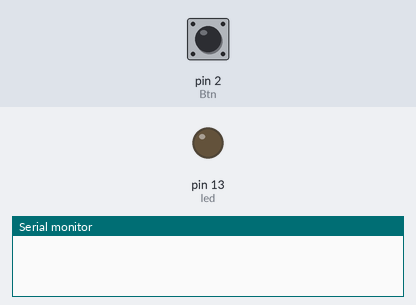
A sketch run on a simulated Arduino Uno, built with avr-gcc and run on an emulated ATmega328P. On the bench: output pins drawn as LEDs (lit = HIGH), the last lines printed to the serial monitor. The test bench sets the inputs (shaded band); at power-on: pin 2 (Btn) HIGH.

Above: at 1.2 s.
1.3 s: pin 2 (Btn) pulled LOW for 0.15 s
At 2.4 s:
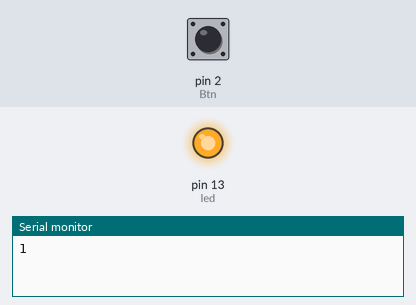
2.9 s: pin 2 (Btn) pulled LOW for 1 s
At 3.6 s:
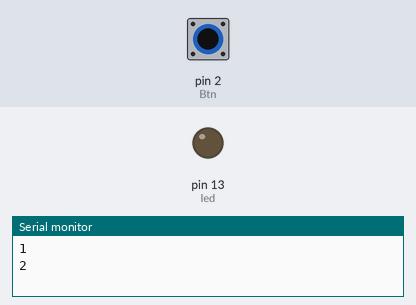
5.4 s: pin 2 (Btn) pulled LOW for 3.2 s
At 6.7 s:
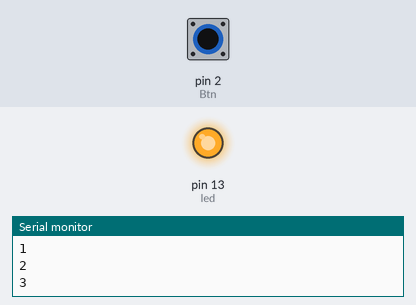
Timing chart, 0 to 8.4 s (numbered marks = the images above; inputs shaded):
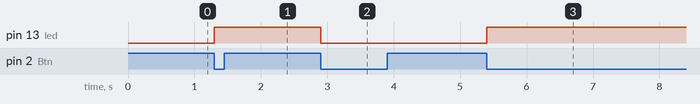

Measured:
- after the input at 1.3 s, pin 13 (led): LOW → HIGH at once
- after the input at 2.9 s, pin 13 (led): HIGH → LOW at once
- after the input at 5.4 s, pin 13 (led): LOW → HIGH at once

The sketch:

day8-2.ino
```cpp
#define led 13
#define Btn 2
#define deBounceTime 200
#define btnPressed 1
#define btnReset 0
volatile int cnt=0;
volatile unsigned long now=0 , pre=0;
volatile int btnState;


void setup() {
  // put your setup code here, to run once:
  Serial.begin(9600);
  pinMode(led, OUTPUT);
  pinMode(Btn, INPUT_PULLUP);
  digitalWrite(led, LOW);
  sei();
  EIMSK = 0x01;
  EICRA = 0x02;
  btnState=btnReset;
}

void loop() {
  // put your main code here, to run repeatedly:
  if(btnState==btnPressed){
    digitalWrite(led, !digitalRead(led));
    cnt++;
     Serial.println(cnt);
   btnState = btnReset;
  }
}

ISR(INT0_vect){
  now = millis();
  if((now-pre)<deBounceTime) { pre = now; return; }
  pre = now;
 btnState=btnPressed;
}
```
